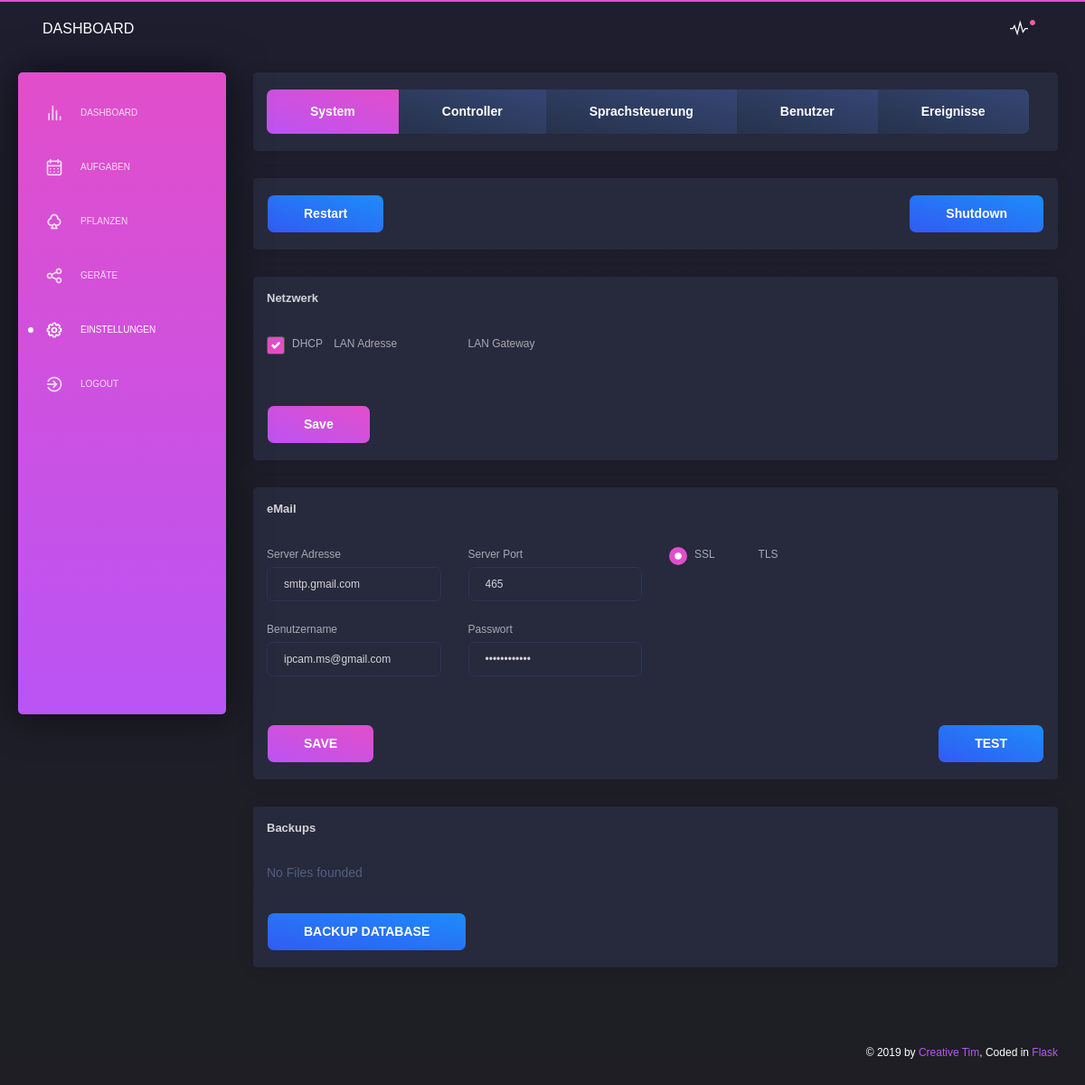
The page /settings/system (signed in) on the database as committed earlier.
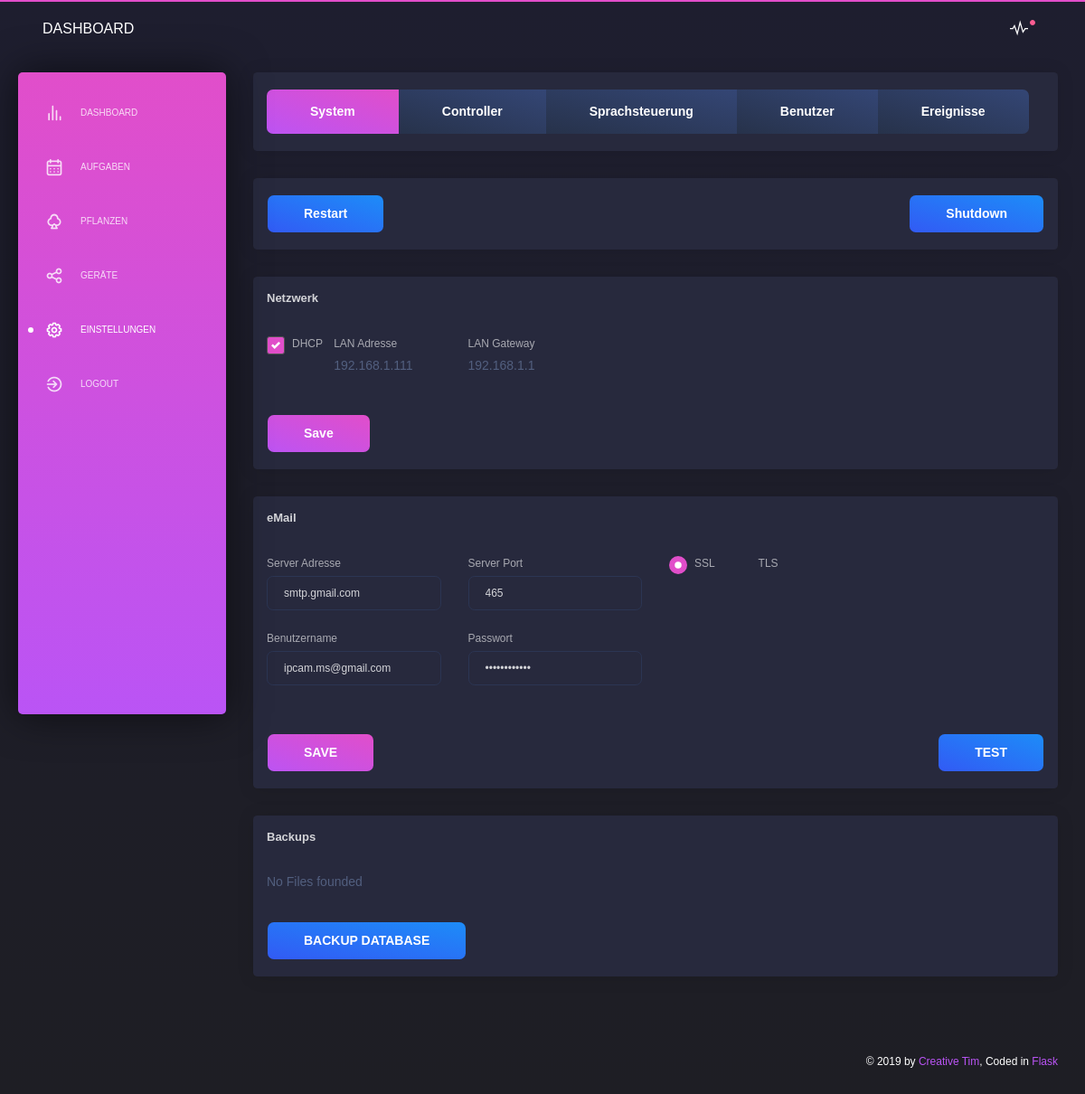
The same page on the database as committed later.
### app/database/models.py (models this page shows)
class eMail(db.Model):
    __tablename__  = 'email'
    id             = db.Column(db.Integer, primary_key=True, autoincrement = True)
    server_address = db.Column(db.String(50))
    server_port    = db.Column(db.Integer)
    encoding       = db.Column(db.String(50))
    username       = db.Column(db.String(50))
    password       = db.Column(db.String(50))

class Host(db.Model):
    __tablename__ = 'host'
    id                = db.Column(db.Integer, primary_key=True, autoincrement = True)
    lan_dhcp          = db.Column(db.String(50), server_default=("True"))
    lan_ip_address    = db.Column(db.String(50))
    lan_gateway       = db.Column(db.String(50))

### app/sites/settings_system.py (the view, shortened to what this page needs)
@app.route('/settings/system', methods=['GET', 'POST'])
@login_required
@permission_required
def settings_system():
    success_message_change_settings_network = False
    error_message_change_settings_network   = []
    success_message_change_settings_email   = False
    error_message_change_settings_email     = []
    success_message_backup                  = ""
    error_message_backup                    = ""
    message_system              = ""
    message_ip_config_change    = False
    message_test_settings_email = ""
    lan_dhcp          = GET_HOST_NETWORK().lan_dhcp
    lan_ip_address    = GET_HOST_NETWORK().lan_ip_address
    lan_gateway       = GET_HOST_NETWORK().lan_gateway
    if session.get('restore_database_success', None) != None:
        success_message_backup = session.get('restore_database_success')
        session['restore_database_success'] = None
    if session.get('restore_database_error', None) != None:
        error_message_backup = session.get('restore_database_error')
        session['restore_database_error'] = None
    if session.get('delete_database_success', None) != None:
        success_message_backup = session.get('delete_database_success')
        session['delete_database_success'] = None
    if session.get('delete_database_error', None) != None:
        error_message_backup = session.get('delete_database_error')
        session['delete_database_error'] = None
    """ #################### """
    """  restart / shutdown  """
    """ #################### """
    if request.form.get("restart_system") != None:
        Thread = threading.Thread(target=HOST_REBOOT)
        Thread.start()
        message_system = "System wird in 10 Sekunden neugestartet"
    if request.form.get("shutdown_system") != None:
        Thread = threading.Thread(target=HOST_SHUTDOWN)
        Thread.start()
        message_system = "System wird in 10 Sekunden heruntergefahren"
    """ ############## """
    """  lan settings  """
    """ ############## """
    """ ####### """
    """  email  """
    """ ####### """
    if request.form.get("test_email_settings") != None:
        message_test_settings_email = SEND_EMAIL("TEST", "TEST")
    """ ######### """
    """  backups  """
    """ ######### """
    if request.form.get("database_save") != None:
        result = SAVE_DATABASE()
        if result:
            success_message_backup = "Backup || Erfolgreich erstellt"
        else:
            error_message_backup = "Backup || " + str(result)
    lan_dhcp          = GET_HOST_NETWORK().lan_dhcp
    lan_ip_address    = GET_HOST_NETWORK().lan_ip_address
    lan_gateway       = GET_HOST_NETWORK().lan_gateway
    email_settings    = GET_EMAIL_SETTINGS()
    list_backup_files = GET_BACKUP_FILES()
    data = {'navigation': 'settings', 'notification': ''}
    return render_template('layouts/default.html',
                            data=data,
                            content=render_template( 'pages/settings_system.html',
                                                    success_message_change_settings_network=success_message_change_settings_network,
                                                    error_message_change_settings_network=error_message_change_settings_network,
                                                    success_message_change_settings_email=success_message_change_settings_email,
                                                    error_message_change_settings_email=error_message_change_settings_email,
                                                    message_test_settings_email=message_test_settings_email,
                                                    error_message_backup=error_message_backup,
                                                    success_message_backup=success_message_backup,
                                                    message_system=message_system,
                                                    lan_dhcp=lan_dhcp,
                                                    lan_ip_address=lan_ip_address,
                                                    lan_gateway=lan_gateway,
                                                    email_settings=email_settings,
                                                    list_backup_files=list_backup_files,
                                                    )
                            )

### app/templates/pages/settings_system.html (shortened to what this page needs)
      <div class="content">
        <div class="row">
          <div class="col-md-12">
            <div class="card ">
              <div class="card-footer">
                <div class="btn-group flex-wrap" role="group" aria-label="Basic example">
                  <a href="/settings/system" class="btn btn-primary btn-lg" role="button" aria-pressed="true">System</a>
                  <a href="/settings/controller" class="btn btn-secondary btn-lg" role="button" aria-pressed="true">Controller</a>
                  <a href="/settings/speechcontrol" class="btn btn-secondary btn-lg" role="button" aria-pressed="true">Sprachsteuerung</a>
                  <a href="/settings/users" class="btn btn-secondary btn-lg" role="button" aria-pressed="true">Benutzer</a>
                  <a href="/settings/system_log" class="btn btn-secondary btn-lg" role="button" aria-pressed="true">Ereignisse</a>
                </div>
              </div>
            </div>
            <div class="card">
              <form method="POST">
                <div class="card-footer">
                  <button type="submit" onclick="window.location.href='/settings/system#'" name="restart_system" class="btn btn-fill btn-info">Restart</button>
                  <button type="submit" onclick="window.location.href='/settings/system#'" name="shutdown_system" class="btn btn-fill btn-info pull-right">Shutdown</button>
                </div>
              </form>
            </div>
            <div class="card">
              <div class="card-header">
                <h5 class="title">Netzwerk</h5>
              </div>
              <form method="POST">
                <div class="card-body">
                  <div class="row">
                    <div class="col-md-12">
                      <div class="row justify-content-md-left">
                        <div class="col-sm-1">
                          <div class="custom-control custom-checkbox">
                            <label class="custom-control-label" for="checkbox_lan_dhcp">DHCP</label>
                            <br>
                            <br>
                          </div>
                        </div>
                        <div class="col-sm-2">
                          <div class="form-group">
                            <label>LAN Adresse</label>
                            {% if lan_dhcp == "True" %}
                              <br>
                              {% if lan_ip_address != None %}{{ lan_ip_address }}{% endif %}
                            {% else %}
                              <input type="text" class="form-control" name="set_lan_ip_address" value="{% if lan_ip_address != None %}{{ lan_ip_address }}{% endif %}" />
                            {% endif %}
                          </div>
                        </div>
                        <div class="col-sm-2">
                          <div class="form-group">
                            <label>LAN Gateway</label>
                            {% if lan_dhcp == "True" %}
                              <br>
                              {% if lan_gateway != None %}{{ lan_gateway }}{% endif %}
                            {% else %}
                              <input type="text" class="form-control" name="set_lan_gateway" value="{% if lan_gateway != None %}{{ lan_gateway }}{% endif %}" />
                            {% endif %}
                          </div>
                        </div>
                      </div>
                    </div>
                  </div>
                </div>
                <div class="card-footer">
                  <button type="submit" onclick="window.location.href='/settings/system#network'" name="set_lan_settings" class="btn btn-fill btn-primary">Save</button>
                </div>
              </form>
            </div>
            <div class="card">
              <div class="card-header">
                <h5 class="title">eMail</h5>
              </div>
              <form method="POST">
                <div class="card-body">
                  <div class="row">
                    <div class="col-md-3">
                      <div class="form-group">
                        <label>Server Adresse</label>
                         <input type="text" class="form-control" name="set_server_address" value="{% if email_settings.server_address != None %}{{ email_settings.server_address }}{% endif %}" />
                      </div>
                    </div>
                    <div class="col-md-3">
                      <div class="form-group">
                        <label>Server Port</label>
                        <input type="text" class="form-control" name="set_server_port" value="{% if email_settings.server_port != None %}{{ email_settings.server_port }}{% endif %}" />
                      </div>
                    </div>
                    <div class="col-md-3">
                      <div class="custom-control custom-radio custom-control-inline">
                        <label class="custom-control-label" for="radio_encoding_ssl">SSL</label>
                      </div>
                      <div class="custom-control custom-radio custom-control-inline">
                        <label class="custom-control-label" for="radio_encoding_tls">TLS</label>
                      </div>
                      <br>
                      <br>
                    </div>
                  </div>
                  <div class="row">
                    <div class="col-md-3">
                      <div class="form-group">
                        <label>Benutzername</label>
                        <input type="text" class="form-control" name="set_username" value="{% if email_settings.username != None %}{{ email_settings.username }}{% endif %}" />
                      </div>
                    </div>
                    <div class="col-md-3">
                      <div class="form-group">
                        <label>Passwort</label>
                        <input type="password" class="form-control" name="set_password" value="{% if email_settings.password != None %}{{ email_settings.password }}{% endif %}" />
                      </div>
                    </div>
                  </div>
                </div>
                <div class="card-footer">
                  <button type="submit" onclick="window.location.href='/settings/system#email'" name="update_email_settings" class="btn btn-fill btn-primary">SAVE</button>
                  <button type="submit" onclick="window.location.href='/settings/system#email'" name="test_email_settings" class="btn btn-fill btn-info pull-right">TEST</button>
                </div>
              </form>
            </div>
            <div class="card">
              <div class="card-header">
                <h5 class="title">Backups</h5>
              </div>
              <form method="POST">
                <div class="card-body">
                  {% if list_backup_files != "No Files founded" %}
                    <div class="table-responsive">
                      <table class="table tablesorter">
                        <tbody>
                          {% for entry in list_backup_files %}
                          <tr>
                            <td style="width:80%">{{ entry }}</td>
                            <td style="width:10%"><a href="/settings/system/backup/restore/backup_database/{{ entry }}#backup"><font color="orange"><b>RESTORE</b></font></a></td>
                            <td style="width:10%"><a href="/settings/system/backup/delete/backup_database/{{ entry }}#backup"><font size="5"><i class='uil uil-trash-alt'></i></font></a>
                          </tr>
                          {% endfor %}
                        </tbody>
                      </table>
                    </div>
                  {% else %}
                    {{ list_backup_files }}
                  {% endif %}
                </div>
                <div class="card-footer">
                  <button type="submit" onclick="window.location.href='/settings/system#backup'" name="database_save" class="btn btn-fill btn-info">BACKUP DATABASE</button>
                </div>
              </form>
            </div>
          </div>
        </div>
      </div>

Rows that differ between the two databases and show on the page:
now on this page (row edited): Host: lan_ip_address "192.168.1.111", lan_gateway "192.168.1.1"
